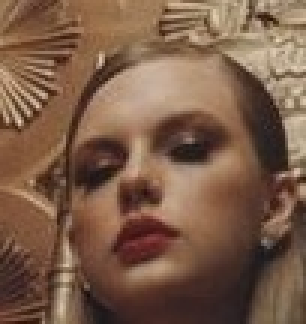
#> input picture test/images1/pins_Taylor Swift/Taylor Swift103_4554.jpg, 102 x 108 px, found by its file name (shown 3 times larger); its folder holds only this picture in this run
$ jupyter execute --allow-errors tes2.ipynb
#> lines starting #> are read from the running program, lines starting #| are printed output that depends on the picture
#> `image = cv2.imread(TRAIN_IMG_FOLDER + train_image_names[i],cv2.IMREAD_..`:
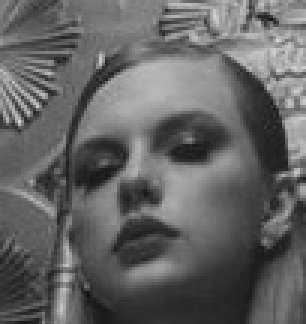
#> image: shape (108, 102) (shown 3 times larger); min 14, max 214, mean 99.2
#> `resized = cv2.resize(image, (256,256))`:
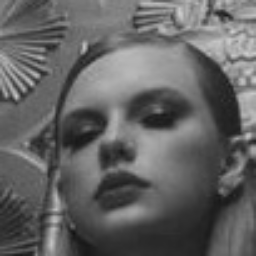
#> resized: shape (256, 256); min 18, max 206, mean 99.1
#| (256, 256)
[cell 1]
from matplotlib import pyplot as plt
from matplotlib.image import imread
import cv2 as cv2
import numpy as np
import os

[cell 2]
TRAIN_IMG_FOLDER="./pins_Taylor Swift/"
height = 256
width = 256
train_set_files = os.listdir(TRAIN_IMG_FOLDER)

train_id_file = set([f.split('_')[0] for f in train_set_files])

[cell 3]
print('Train Images:')
train_image_names = os.listdir(TRAIN_IMG_FOLDER)
training_tensor   = np.ndarray(shape=(len(train_image_names), height*width), dtype=np.float64)

#> (the rest of this cell did not finish here and is left out)

[cell 4]
mean_face = np.zeros((1,height*width))

for i in training_tensor:
    mean_face = np.add(mean_face,i)

mean_face = np.divide(mean_face,float(len(train_image_names))).flatten()

plt.imshow(mean_face.reshape(height, width), cmap='gray')
plt.tick_params(labelleft='off', labelbottom='off', bottom='off',top='off',right='off',left='off', which='both')
plt.show()
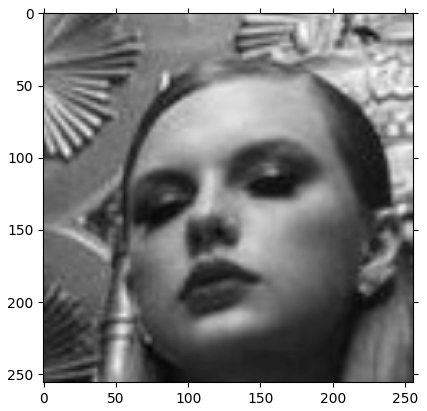
#> figure drawn by matplotlib, 1 panel

normalised_training_tensor = np.ndarray(shape=(len(train_image_names), height*width))

for i in range(len(train_image_names)):
    normalised_training_tensor[i] = np.subtract(training_tensor[i],mean_face)

#> (the rest of this cell did not finish here and is left out)
